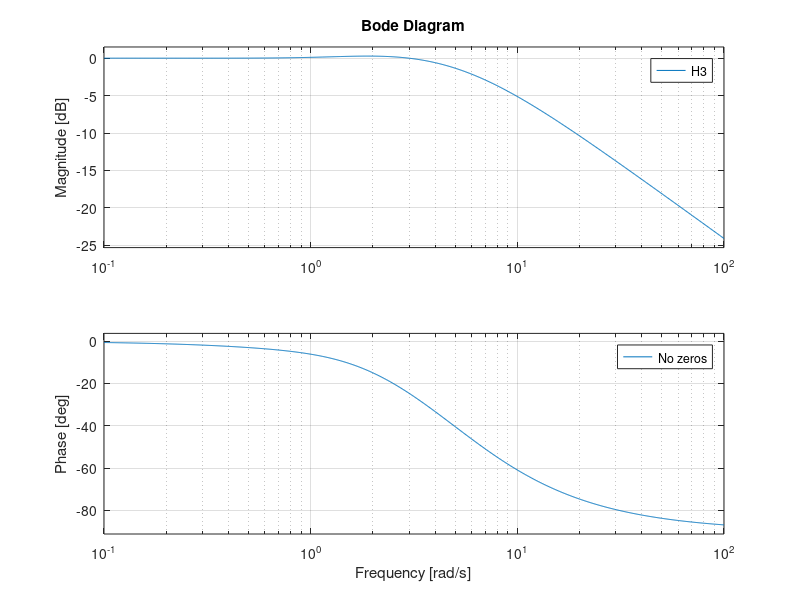

Reproduce this figure in MATLAB.
s = tf('s');

%For styrbar form mm12
%Find chanonical controlable form
A = [7 -9;
     6 -8];
B = [4;
     3];
C = [1 1];
Cc = [B, A*B];
s2 = [0 1]*inv(Cc);
s1 = s2*A;
Tinv = [s1;
        s2];
Ac = Tinv*A*inv(Tinv);
%Make it to our wanted poles
Fx = [-2 -4];
F = Fx*Tinv;
A+B*F;
Ac+[1;0]*Fx;


%For obsaverbar form mm13
%initialisering
Lo =[-8;
     -22];
O = [C;
     C*A];
%step 1
t2 = inv(O)*[0;1];
%Step 2
t1 = A*t2;
%Step 3
To = [t1 t2];
%Step 4
Ao = inv(To)*A*To;
Co = C*To;
%Tjek om svaret er rigtigt
L = To*Lo;
L
eig(Ao+Lo*Co);
eig(A+L*C);
eig(A+B*F);
eig([A B*F; ...
     -L*C A+L*C+B*F]);

%mm14 her
Te = [1 -1;
     0 1];
Ae = inv(Te)*A*Te;
Be = inv(Te)*B;
Ce = C*Te;
Le = -1/3;
Fe = F*Te;
Ar = Ae(2,2) + Le*Ae(1,2) + (Be(2)+Le*Be(1))*Fe(2);
Br = Ae(2,1) + Le*Ae(1,1) + (Be(2)+Le*Be(1))*Fe(1) - Ar*Le;
Cr = Fe(2);
Dr = Fe(1) - Fe(2)*Le;
K = Cr*inv((s*eye(1) - Ar))*Br + Dr;
H = ss(A,B,C,zeros(1,1));
sysCL = feedback(K,H,1);
zpk(sysCL);


%mm15
Acl = [A B*F; ...
       -L*C A+L*C+B*F];
Bstor = [B
         B];
Cstor = [C 0 0];
H1 = 0.25*ss (Acl,Bstor,Cstor,zeros(1,1));
figure;
hold on;
bode(H1);
Mt1 = place((A+B*F+L*C).',F.',[-1,-2]).';
Bcl1 = [B
       Mt1];
N1 = -inv(Cstor*inv(Acl)*Bcl1);
M1 = Mt1*N1;
Bny1 = [B*N1
       M1];
H2 = ss(Acl,Bny1,Cstor,zeros(1,1));
bode(H2);
Mt2 = place((A+B*F+L*C).',F.',[-1.4,-4]).';
Bcl2 = [B
       Mt2];
N2 = -inv(Cstor*inv(Acl)*Bcl2);
M2 = Mt2*N2;
Bny2 = [B*N2
       M2];
H3 = ss(Acl,Bny2,Cstor,zeros(1,1));
bode(H3);
legend('No zeros', 'With zeros in -1 and -2', 'With zeros in -1.4 and -4');
hold off